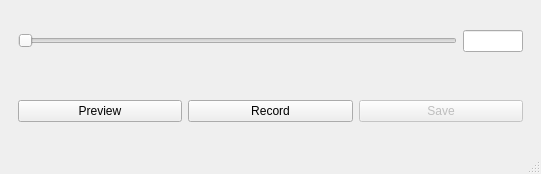
<?xml version="1.0" encoding="UTF-8"?>
<ui version="4.0">
 <class>recordWindow</class>
 <widget class="QMainWindow" name="recordWindow">
  <property name="geometry">
   <rect>
    <x>0</x>
    <y>0</y>
    <width>541</width>
    <height>174</height>
   </rect>
  </property>
  <property name="sizePolicy">
   <sizepolicy hsizetype="Preferred" vsizetype="Preferred">
    <horstretch>0</horstretch>
    <verstretch>0</verstretch>
   </sizepolicy>
  </property>
  <property name="windowTitle">
   <string>MainWindow</string>
  </property>
  <widget class="QWidget" name="centralwidget">
   <layout class="QVBoxLayout" name="verticalLayout">
    <item>
     <widget class="QWidget" name="widget" native="true">
      <property name="sizePolicy">
       <sizepolicy hsizetype="Preferred" vsizetype="Minimum">
        <horstretch>0</horstretch>
        <verstretch>0</verstretch>
       </sizepolicy>
      </property>
      <layout class="QHBoxLayout" name="horizontalLayout">
       <item>
        <widget class="QSlider" name="slider">
         <property name="orientation">
          <enum>Qt::Horizontal</enum>
         </property>
        </widget>
       </item>
       <item>
        <widget class="QLineEdit" name="lineEdit_slider">
         <property name="sizePolicy">
          <sizepolicy hsizetype="Fixed" vsizetype="Fixed">
           <horstretch>0</horstretch>
           <verstretch>0</verstretch>
          </sizepolicy>
         </property>
         <property name="maximumSize">
          <size>
           <width>60</width>
           <height>16777215</height>
          </size>
         </property>
         <property name="baseSize">
          <size>
           <width>0</width>
           <height>0</height>
          </size>
         </property>
        </widget>
       </item>
      </layout>
     </widget>
    </item>
    <item>
     <widget class="QWidget" name="widget_2" native="true">
      <layout class="QHBoxLayout" name="horizontalLayout_2">
       <item>
        <widget class="QPushButton" name="pushButton_recordPreview">
         <property name="text">
          <string>Preview</string>
         </property>
        </widget>
       </item>
       <item>
        <widget class="QPushButton" name="pushButton_recordBegin">
         <property name="text">
          <string>Record</string>
         </property>
        </widget>
       </item>
       <item>
        <widget class="QPushButton" name="pushButton_recordSave">
         <property name="enabled">
          <bool>false</bool>
         </property>
         <property name="text">
          <string>Save</string>
         </property>
        </widget>
       </item>
      </layout>
     </widget>
    </item>
   </layout>
  </widget>
  <widget class="QMenuBar" name="menubar">
   <property name="geometry">
    <rect>
     <x>0</x>
     <y>0</y>
     <width>541</width>
     <height>26</height>
    </rect>
   </property>
  </widget>
  <widget class="QStatusBar" name="statusbar"/>
 </widget>
 <resources/>
 <connections/>
</ui>
